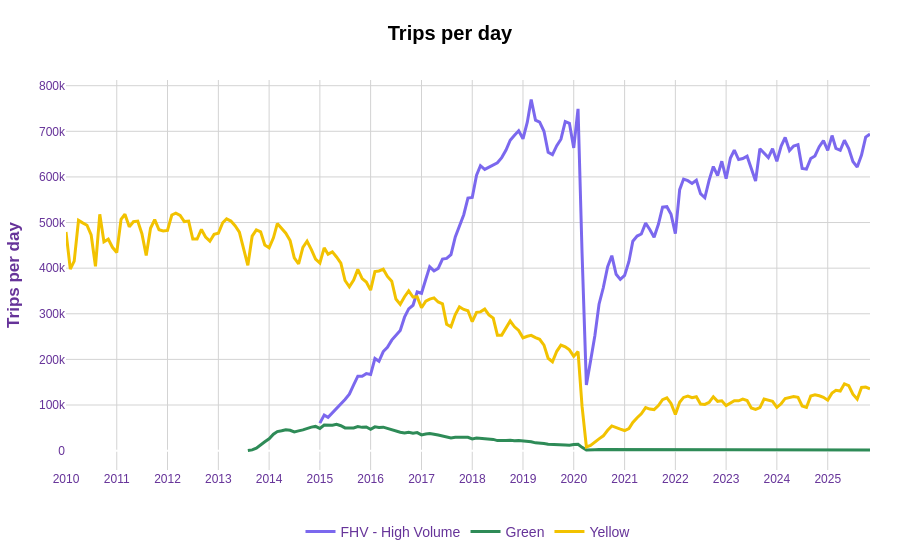

Notebook code for this chart:
### Markdown cell above
# Gráficos Sobre los datos Agregados

### Code cell
res22 = con.execute(f"""
    SELECT
    CAST(strptime("Month/Year" || '-01', '%Y-%m-%d') AS DATE) AS month_year_date,
    try_cast(replace("Trips per Day", ',', '') AS BIGINT) AS num_trips,
    "License Class" as type
    FROM '{path_agg_data}'
    WHERE "License Class" IN ('Yellow', 'Green', 'FHV - High Volume')
    ORDER BY month_year_date DESC;

""").pl()

fig = px.line(
    res22,
    x="month_year_date",
    y="num_trips",
    color="type",
    title="<b>Trips per day</b>",
    color_discrete_map=color_map,
)

fig.update_xaxes(
    dtick="M12", 
    tickformat="%Y",
    tickfont=dict(size=12),
    title_font=dict(size=14, family='Arial'),
    gridcolor='LightGray'
)

fig.update_yaxes(
    tickfont=dict(size=12),
    title_font=dict(size=14, family='Arial'),
    gridcolor='LightGray'
)

fig.update_traces(
    hovertemplate="<b>Date:</b> %{x|%b %Y}<br><b>Num Trips:</b> %{y:.1f}<extra>%{fullData.name}</extra>",
    line=dict(width=3)
)

fig.update_layout(
    xaxis_title="",
    yaxis_title="<b>Trips per day</b>",
    
    font=dict(family="Arial, sans-serif", size=14, color="RebeccaPurple"),
    
    title=dict(x=0.5, font=dict(size=20, color='black')),
    
    plot_bgcolor='white',
    paper_bgcolor='white',
    
    legend=dict(
        title="",
        orientation="h",
        yanchor="bottom",
        y=-0.2,
        xanchor="center",
        x=0.5
    ),
    
    margin=dict(l=60, r=30, t=80, b=60)
)

fig.show()

### Figure 1 — Plotly figure (JSON) as saved in the notebook; plotly's stock layout.template omitted (floating-point values rounded to 4 significant figures; data arrays with more than 128 entries replaced by an {"elided": "..."} marker saying what was removed)
{"data": [{"hovertemplate": "<b>Date:</b> %{x|%b %Y}<br><b>Num Trips:</b> %{y:.1f}<extra>%{fullData.name}</extra>", "legendgroup": "FHV - High Volume", "line": {"color": "#7B68EE", "dash": "solid", "width": 3}, "marker": {"symbol": "circle"}, "mode": "lines", "name": "FHV - High Volume", "orientation": "v", "showlegend": true, "type": "scatter", "x": {"elided": "131 str values"}, "xaxis": "x", "y": {"elided": "131 int values"}, "yaxis": "y"}, {"hovertemplate": "<b>Date:</b> %{x|%b %Y}<br><b>Num Trips:</b> %{y:.1f}<extra>%{fullData.name}</extra>", "legendgroup": "Green", "line": {"color": "#2E8B57", "dash": "solid", "width": 3}, "marker": {"symbol": "circle"}, "mode": "lines", "name": "Green", "orientation": "v", "showlegend": true, "type": "scatter", "x": {"elided": "148 str values"}, "xaxis": "x", "y": {"elided": "148 int values"}, "yaxis": "y"}, {"hovertemplate": "<b>Date:</b> %{x|%b %Y}<br><b>Num Trips:</b> %{y:.1f}<extra>%{fullData.name}</extra>", "legendgroup": "Yellow", "line": {"color": "#F2C200", "dash": "solid", "width": 3}, "marker": {"symbol": "circle"}, "mode": "lines", "name": "Yellow", "orientation": "v", "showlegend": true, "type": "scatter", "x": {"elided": "191 str values"}, "xaxis": "x", "y": {"elided": "191 int values"}, "yaxis": "y"}], "layout": {"font": {"color": "RebeccaPurple", "family": "Arial, sans-serif", "size": 14}, "legend": {"orientation": "h", "title": {"text": ""}, "tracegroupgap": 0, "x": 0.5, "xanchor": "center", "y": -0.2, "yanchor": "bottom"}, "margin": {"b": 60, "l": 60, "r": 30, "t": 80}, "paper_bgcolor": "white", "plot_bgcolor": "white", "title": {"font": {"color": "black", "size": 20}, "text": "<b>Trips per day</b>", "x": 0.5}, "xaxis": {"anchor": "y", "domain": [0, 1], "dtick": "M12", "gridcolor": "LightGray", "tickfont": {"size": 12}, "tickformat": "%Y", "title": {"text": ""}}, "yaxis": {"anchor": "x", "domain": [0, 1], "gridcolor": "LightGray", "tickfont": {"size": 12}, "title": {"text": "<b>Trips per day</b>"}}}}
